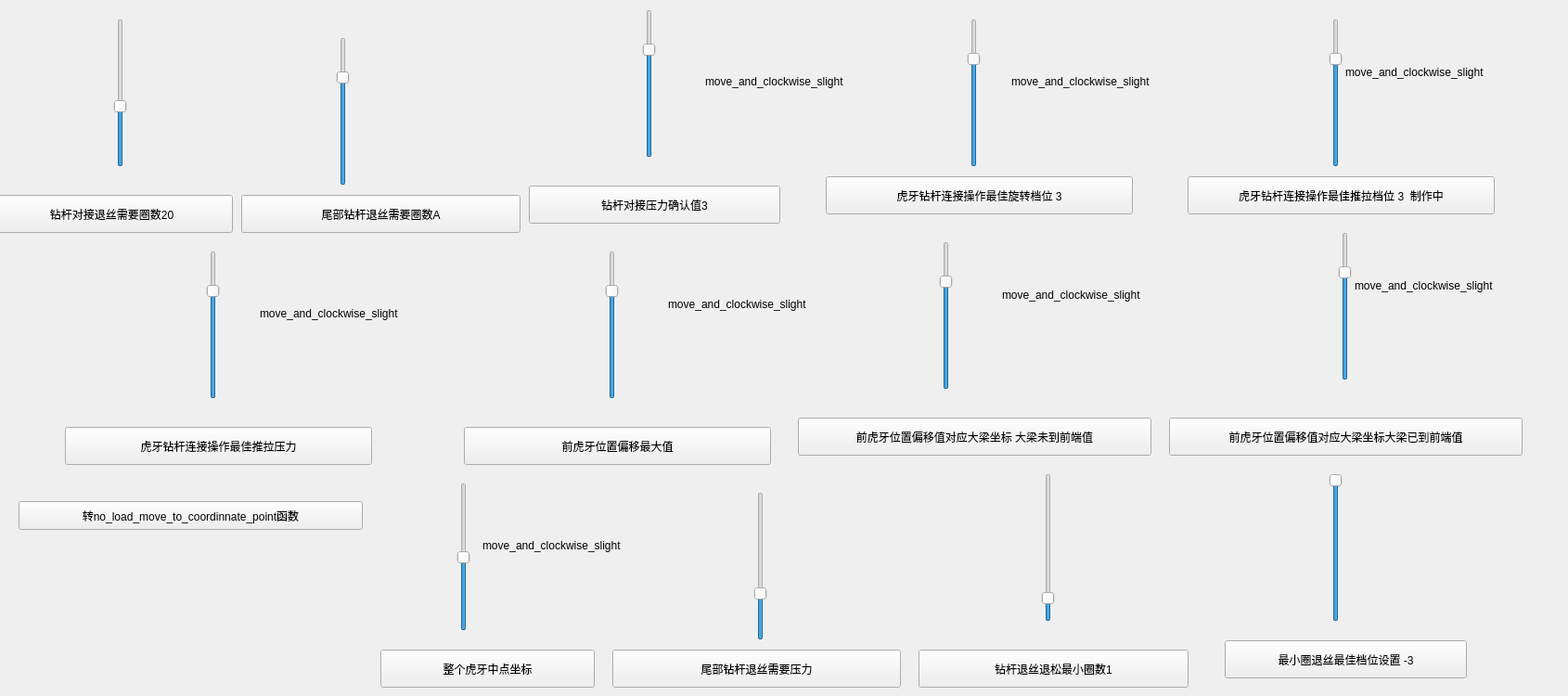
      <widget class="QWidget" name="page_6">
       <widget class="QPushButton" name="pushButton_111">
        <property name="geometry">
         <rect>
          <x>-10</x>
          <y>210</y>
          <width>261</width>
          <height>41</height>
         </rect>
        </property>
        <property name="text">
         <string>钻杆对接退丝需要圈数20</string>
        </property>
        <property name="checkable">
         <bool>true</bool>
        </property>
       </widget>
       <widget class="QSlider" name="verticalSlider_6">
        <property name="geometry">
         <rect>
          <x>120</x>
          <y>20</y>
          <width>19</width>
          <height>160</height>
         </rect>
        </property>
        <property name="maximum">
         <number>50</number>
        </property>
        <property name="value">
         <number>20</number>
        </property>
        <property name="orientation">
         <enum>Qt::Vertical</enum>
        </property>
       </widget>
       <widget class="QSlider" name="verticalSlider_13">
        <property name="geometry">
         <rect>
          <x>690</x>
          <y>10</y>
          <width>19</width>
          <height>160</height>
         </rect>
        </property>
        <property name="maximum">
         <number>4</number>
        </property>
        <property name="value">
         <number>3</number>
        </property>
        <property name="orientation">
         <enum>Qt::Vertical</enum>
        </property>
       </widget>
       <widget class="QPushButton" name="pushButton_113">
        <property name="geometry">
         <rect>
          <x>570</x>
          <y>200</y>
          <width>271</width>
          <height>41</height>
         </rect>
        </property>
        <property name="text">
         <string>钻杆对接压力确认值3</string>
        </property>
        <property name="checkable">
         <bool>true</bool>
        </property>
       </widget>
       <widget class="QSlider" name="verticalSlider_18">
        <property name="geometry">
         <rect>
          <x>1120</x>
          <y>510</y>
          <width>19</width>
          <height>160</height>
         </rect>
        </property>
        <property name="maximum">
         <number>8</number>
        </property>
        <property name="value">
         <number>1</number>
        </property>
        <property name="orientation">
         <enum>Qt::Vertical</enum>
        </property>
       </widget>
       <widget class="QPushButton" name="pushButton_114">
        <property name="geometry">
         <rect>
          <x>990</x>
          <y>700</y>
          <width>291</width>
          <height>41</height>
         </rect>
        </property>
        <property name="text">
         <string>钻杆退丝退松最小圈数1</string>
        </property>
        <property name="checkable">
         <bool>true</bool>
        </property>
       </widget>
       <widget class="QSlider" name="verticalSlider_19">
        <property name="geometry">
         <rect>
          <x>1040</x>
          <y>20</y>
          <width>19</width>
          <height>160</height>
         </rect>
        </property>
        <property name="maximum">
         <number>4</number>
        </property>
        <property name="value">
         <number>3</number>
        </property>
        <property name="orientation">
         <enum>Qt::Vertical</enum>
        </property>
       </widget>
       <widget class="QPushButton" name="pushButton_115">
        <property name="geometry">
         <rect>
          <x>890</x>
          <y>190</y>
          <width>331</width>
          <height>41</height>
         </rect>
        </property>
        <property name="text">
         <string>虎牙钻杆连接操作最佳旋转档位 3</string>
        </property>
        <property name="checkable">
         <bool>true</bool>
        </property>
       </widget>
       <widget class="QPushButton" name="pushButton_116">
        <property name="geometry">
         <rect>
          <x>1320</x>
          <y>690</y>
          <width>261</width>
          <height>41</height>
         </rect>
        </property>
        <property name="text">
         <string>最小圈退丝最佳档位设置 -3</string>
        </property>
        <property name="checkable">
         <bool>true</bool>
        </property>
       </widget>
       <widget class="QSlider" name="verticalSlider_20">
        <property name="geometry">
         <rect>
          <x>1430</x>
          <y>510</y>
          <width>19</width>
          <height>160</height>
         </rect>
        </property>
        <property name="minimum">
         <number>-6</number>
        </property>
        <property name="maximum">
         <number>0</number>
        </property>
        <property name="value">
         <number>0</number>
        </property>
        <property name="orientation">
         <enum>Qt::Vertical</enum>
        </property>
       </widget>
       <widget class="QPushButton" name="pushButton_122">
        <property name="geometry">
         <rect>
          <x>260</x>
          <y>210</y>
          <width>301</width>
          <height>41</height>
         </rect>
        </property>
        <property name="text">
         <string>尾部钻杆退丝需要圈数A</string>
        </property>
        <property name="checkable">
         <bool>true</bool>
        </property>
       </widget>
       <widget class="QSlider" name="verticalSlider_25">
        <property name="geometry">
         <rect>
          <x>360</x>
          <y>40</y>
          <width>19</width>
          <height>160</height>
         </rect>
        </property>
        <property name="maximum">
         <number>4</number>
        </property>
        <property name="value">
         <number>3</number>
        </property>
        <property name="orientation">
         <enum>Qt::Vertical</enum>
        </property>
       </widget>
       <widget class="QPushButton" name="pushButton_123">
        <property name="geometry">
         <rect>
          <x>660</x>
          <y>700</y>
          <width>311</width>
          <height>41</height>
         </rect>
        </property>
        <property name="text">
         <string>尾部钻杆退丝需要压力</string>
        </property>
        <property name="checkable">
         <bool>true</bool>
        </property>
       </widget>
       <widget class="QSlider" name="verticalSlider_26">
        <property name="geometry">
         <rect>
          <x>810</x>
          <y>530</y>
          <width>19</width>
          <height>160</height>
         </rect>
        </property>
        <property name="maximum">
         <number>10</number>
        </property>
        <property name="value">
         <number>3</number>
        </property>
        <property name="orientation">
         <enum>Qt::Vertical</enum>
        </property>
       </widget>
       <widget class="QPushButton" name="pushButton_124">
        <property name="geometry">
         <rect>
          <x>1280</x>
          <y>190</y>
          <width>331</width>
          <height>41</height>
         </rect>
        </property>
        <property name="text">
         <string>虎牙钻杆连接操作最佳推拉档位 3  制作中</string>
        </property>
        <property name="checkable">
         <bool>true</bool>
        </property>
       </widget>
       <widget class="QSlider" name="verticalSlider_27">
        <property name="geometry">
         <rect>
          <x>1430</x>
          <y>20</y>
          <width>19</width>
          <height>160</height>
         </rect>
        </property>
        <property name="maximum">
         <number>4</number>
        </property>
        <property name="value">
         <number>3</number>
        </property>
        <property name="orientation">
         <enum>Qt::Vertical</enum>
        </property>
       </widget>
       <widget class="QLabel" name="label_6">
        <property name="geometry">
         <rect>
          <x>760</x>
          <y>80</y>
          <width>231</width>
          <height>16</height>
         </rect>
        </property>
        <property name="text">
         <string>move_and_clockwise_slight</string>
        </property>
       </widget>
       <widget class="QLabel" name="label_30">
        <property name="geometry">
         <rect>
          <x>1090</x>
          <y>80</y>
          <width>251</width>
          <height>16</height>
         </rect>
        </property>
        <property name="text">
         <string>move_and_clockwise_slight</string>
        </property>
       </widget>
       <widget class="QLabel" name="label_31">
        <property name="geometry">
         <rect>
          <x>1450</x>
          <y>70</y>
          <width>201</width>
          <height>16</height>
         </rect>
        </property>
        <property name="text">
         <string>move_and_clockwise_slight</string>
        </property>
       </widget>
       <widget class="QSlider" name="verticalSlider_40">
        <property name="geometry">
         <rect>
          <x>220</x>
          <y>270</y>
          <width>19</width>
          <height>160</height>
         </rect>
        </property>
        <property name="maximum">
         <number>4</number>
        </property>
        <property name="value">
         <number>3</number>
        </property>
        <property name="orientation">
         <enum>Qt::Vertical</enum>
        </property>
       </widget>
       <widget class="QLabel" name="label_35">
        <property name="geometry">
         <rect>
          <x>280</x>
          <y>330</y>
          <width>231</width>
          <height>16</height>
         </rect>
        </property>
        <property name="text">
         <string>move_and_clockwise_slight</string>
        </property>
       </widget>
       <widget class="QPushButton" name="pushButton_140">
        <property name="geometry">
         <rect>
          <x>70</x>
          <y>460</y>
          <width>331</width>
          <height>41</height>
         </rect>
        </property>
        <property name="text">
         <string>虎牙钻杆连接操作最佳推拉压力</string>
        </property>
        <property name="checkable">
         <bool>true</bool>
        </property>
       </widget>
       <widget class="QLabel" name="label_36">
        <property name="geometry">
         <rect>
          <x>720</x>
          <y>320</y>
          <width>221</width>
          <height>16</height>
         </rect>
        </property>
        <property name="text">
         <string>move_and_clockwise_slight</string>
        </property>
       </widget>
       <widget class="QSlider" name="verticalSlider_41">
        <property name="geometry">
         <rect>
          <x>650</x>
          <y>270</y>
          <width>19</width>
          <height>160</height>
         </rect>
        </property>
        <property name="maximum">
         <number>4</number>
        </property>
        <property name="value">
         <number>3</number>
        </property>
        <property name="orientation">
         <enum>Qt::Vertical</enum>
        </property>
       </widget>
       <widget class="QPushButton" name="pushButton_141">
        <property name="geometry">
         <rect>
          <x>500</x>
          <y>460</y>
          <width>331</width>
          <height>41</height>
         </rect>
        </property>
        <property name="text">
         <string>前虎牙位置偏移最大值</string>
        </property>
        <property name="checkable">
         <bool>true</bool>
        </property>
       </widget>
       <widget class="QPushButton" name="pushButton_142">
        <property name="geometry">
         <rect>
          <x>860</x>
          <y>450</y>
          <width>381</width>
          <height>41</height>
         </rect>
        </property>
        <property name="text">
         <string>前虎牙位置偏移值对应大梁坐标 大梁未到前端值</string>
        </property>
        <property name="checkable">
         <bool>true</bool>
        </property>
       </widget>
       <widget class="QLabel" name="label_37">
        <property name="geometry">
         <rect>
          <x>1080</x>
          <y>310</y>
          <width>251</width>
          <height>16</height>
         </rect>
        </property>
        <property name="text">
         <string>move_and_clockwise_slight</string>
        </property>
       </widget>
       <widget class="QSlider" name="verticalSlider_42">
        <property name="geometry">
         <rect>
          <x>1010</x>
          <y>260</y>
          <width>19</width>
          <height>160</height>
         </rect>
        </property>
        <property name="maximum">
         <number>4</number>
        </property>
        <property name="value">
         <number>3</number>
        </property>
        <property name="orientation">
         <enum>Qt::Vertical</enum>
        </property>
       </widget>
       <widget class="QSlider" name="verticalSlider_43">
        <property name="geometry">
         <rect>
          <x>1440</x>
          <y>250</y>
          <width>19</width>
          <height>160</height>
         </rect>
        </property>
        <property name="maximum">
         <number>4</number>
        </property>
        <property name="value">
         <number>3</number>
        </property>
        <property name="orientation">
         <enum>Qt::Vertical</enum>
        </property>
       </widget>
       <widget class="QPushButton" name="pushButton_143">
        <property name="geometry">
         <rect>
          <x>1260</x>
          <y>450</y>
          <width>381</width>
          <height>41</height>
         </rect>
        </property>
        <property name="text">
         <string>前虎牙位置偏移值对应大梁坐标大梁已到前端值</string>
        </property>
        <property name="checkable">
         <bool>true</bool>
        </property>
       </widget>
       <widget class="QLabel" name="label_103">
        <property name="geometry">
         <rect>
          <x>1460</x>
          <y>300</y>
          <width>221</width>
          <height>16</height>
         </rect>
        </property>
        <property name="text">
         <string>move_and_clockwise_slight</string>
        </property>
       </widget>
       <widget class="QPushButton" name="pushButton_125">
        <property name="geometry">
         <rect>
          <x>410</x>
          <y>700</y>
          <width>231</width>
          <height>41</height>
         </rect>
        </property>
        <property name="text">
         <string>整个虎牙中点坐标</string>
        </property>
        <property name="checkable">
         <bool>true</bool>
        </property>
       </widget>
       <widget class="QSlider" name="verticalSlider_28">
        <property name="geometry">
         <rect>
          <x>490</x>
          <y>520</y>
          <width>19</width>
          <height>160</height>
         </rect>
        </property>
        <property name="minimum">
         <number>0</number>
        </property>
        <property name="maximum">
         <number>200</number>
        </property>
        <property name="value">
         <number>100</number>
        </property>
        <property name="orientation">
         <enum>Qt::Vertical</enum>
        </property>
       </widget>
       <widget class="QLabel" name="label_57">
        <property name="geometry">
         <rect>
          <x>520</x>
          <y>580</y>
          <width>211</width>
          <height>16</height>
         </rect>
        </property>
        <property name="text">
         <string>move_and_clockwise_slight</string>
        </property>
       </widget>
       <widget class="QPushButton" name="pushButton_52">
        <property name="geometry">
         <rect>
          <x>20</x>
          <y>540</y>
          <width>371</width>
          <height>31</height>
         </rect>
        </property>
        <property name="text">
         <string>转no_load_move_to_coordinnate_point函数</string>
        </property>
       </widget>
      </widget>
